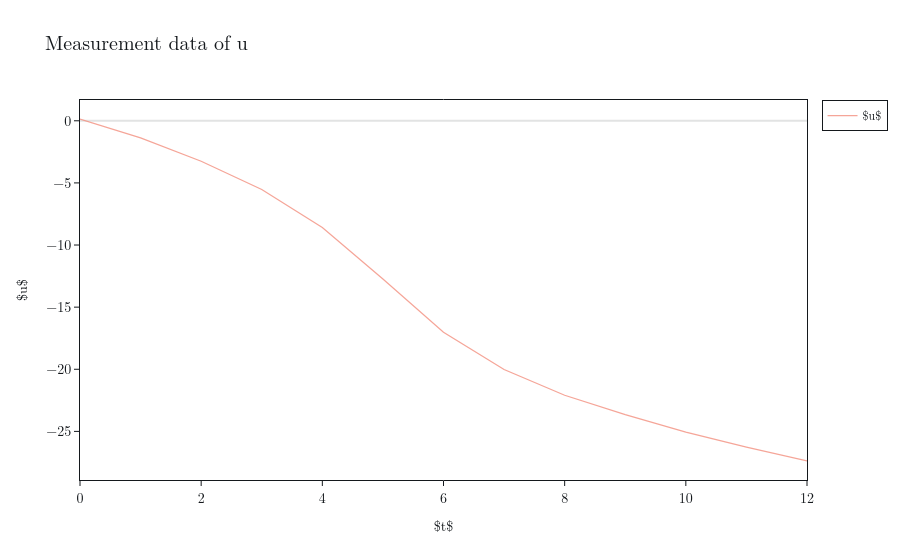

Write notebook code for a chart like this one.
### Markdown cell above
We can plot the given measurement data to visualize it.

### Code cell
plot_config = qewton.config.DataConfiguration(
    qewton.config.GeometryAxes(qewton.geometries.GridGeometry(T, t_data)), qewton.config.FeatureAxes(U)
)
data_plot = qewton.viz.LinePlot(u_data, plot_config, x=T, y=U)
qewton.viz.Figure(data_plot, title="Measurement data of u").show()

### Figure 1 — Plotly figure (JSON) as saved in the notebook; plotly's stock layout.template omitted (floating-point values rounded to 4 significant figures)
{"data": [{"line": {"color": "#f38f7f", "width": 1.25}, "mode": "lines", "name": "$u$", "opacity": 0.8, "type": "scatter", "x": [0, 1, 2, 3, 4, 5, 6, 7, 8, 9, 10, 11, 12], "y": [0.1437, -1.372, -3.257, -5.531, -8.59, -12.74, -17.02, -20.01, -22.09, -23.66, -25.05, -26.27, -27.38]}], "layout": {"font": {"color": "#14181c", "family": "Latin Modern Roman, CMU Serif, Georgia, serif", "size": 12}, "legend": {"bgcolor": "#ffffff", "bordercolor": "#14181c", "borderwidth": 1}, "paper_bgcolor": "#ffffff", "plot_bgcolor": "#ffffff", "scene": {"bgcolor": "#ffffff", "xaxis": {"backgroundcolor": "#ffffff", "gridcolor": "rgba(20,24,28,0.12)", "linecolor": "#14181c", "mirror": true, "showbackground": true, "showgrid": false, "showline": true, "tickcolor": "#14181c", "tickfont": {"color": "#14181c", "size": 14}, "ticks": "outside", "title": {"font": {"color": "#14181c", "size": 14}}, "zerolinecolor": "rgba(20,24,28,0.12)"}, "yaxis": {"backgroundcolor": "#ffffff", "gridcolor": "rgba(20,24,28,0.12)", "linecolor": "#14181c", "mirror": true, "showbackground": true, "showgrid": false, "showline": true, "tickcolor": "#14181c", "tickfont": {"color": "#14181c", "size": 14}, "ticks": "outside", "title": {"font": {"color": "#14181c", "size": 14}}, "zerolinecolor": "rgba(20,24,28,0.12)"}, "zaxis": {"backgroundcolor": "#ffffff", "gridcolor": "rgba(20,24,28,0.12)", "linecolor": "#14181c", "mirror": true, "showbackground": true, "showgrid": false, "showline": true, "tickcolor": "#14181c", "tickfont": {"color": "#14181c", "size": 14}, "ticks": "outside", "title": {"font": {"color": "#14181c", "size": 14}}, "zerolinecolor": "rgba(20,24,28,0.12)"}}, "showlegend": true, "title": {"font": {"color": "#14181c", "size": 20}, "text": "Measurement data of u"}, "uirevision": true, "xaxis": {"gridcolor": "rgba(20,24,28,0.12)", "linecolor": "#14181c", "mirror": true, "showgrid": false, "showline": true, "tickcolor": "#14181c", "tickfont": {"color": "#14181c", "size": 14}, "ticks": "outside", "title": {"text": "$t$"}, "type": "linear", "zerolinecolor": "rgba(20,24,28,0.12)"}, "yaxis": {"gridcolor": "rgba(20,24,28,0.12)", "linecolor": "#14181c", "mirror": true, "showgrid": false, "showline": true, "tickcolor": "#14181c", "tickfont": {"color": "#14181c", "size": 14}, "ticks": "outside", "title": {"text": "$u$"}, "type": "linear", "zerolinecolor": "rgba(20,24,28,0.12)"}}}
